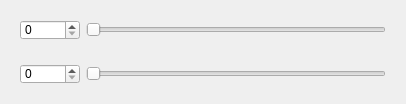
       <widget class="QWidget" name="verticalWidget" native="true">
        <layout class="QVBoxLayout" name="verticalLayout">
         <item alignment="Qt::AlignHCenter">
          <widget class="QWidget" name="horizontalWidget" native="true">
           <property name="maximumSize">
            <size>
             <width>600</width>
             <height>16777215</height>
            </size>
           </property>
           <layout class="QHBoxLayout" name="horizontalLayout_4">
            <item>
             <widget class="QSpinBox" name="spinBox_1">
              <property name="minimumSize">
               <size>
                <width>60</width>
                <height>20</height>
               </size>
              </property>
              <property name="maximumSize">
               <size>
                <width>60</width>
                <height>20</height>
               </size>
              </property>
              <property name="maximum">
               <number>500</number>
              </property>
             </widget>
            </item>
            <item>
             <widget class="QSlider" name="slider_1">
              <property name="minimumSize">
               <size>
                <width>300</width>
                <height>0</height>
               </size>
              </property>
              <property name="maximumSize">
               <size>
                <width>300</width>
                <height>16777215</height>
               </size>
              </property>
              <property name="minimum">
               <number>1</number>
              </property>
              <property name="value">
               <number>1</number>
              </property>
              <property name="orientation">
               <enum>Qt::Horizontal</enum>
              </property>
              <property name="tickPosition">
               <enum>QSlider::NoTicks</enum>
              </property>
             </widget>
            </item>
           </layout>
          </widget>
         </item>
         <item alignment="Qt::AlignHCenter">
          <widget class="QWidget" name="horizontalWidget_2" native="true">
           <property name="maximumSize">
            <size>
             <width>600</width>
             <height>16777215</height>
            </size>
           </property>
           <layout class="QHBoxLayout" name="horizontalLayout_5">
            <item>
             <widget class="QSpinBox" name="spinBox_2">
              <property name="minimumSize">
               <size>
                <width>60</width>
                <height>20</height>
               </size>
              </property>
              <property name="maximumSize">
               <size>
                <width>60</width>
                <height>20</height>
               </size>
              </property>
             </widget>
            </item>
            <item>
             <widget class="QSlider" name="slider_2">
              <property name="minimumSize">
               <size>
                <width>300</width>
                <height>0</height>
               </size>
              </property>
              <property name="maximumSize">
               <size>
                <width>300</width>
                <height>16777215</height>
               </size>
              </property>
              <property name="minimum">
               <number>1</number>
              </property>
              <property name="value">
               <number>1</number>
              </property>
              <property name="orientation">
               <enum>Qt::Horizontal</enum>
              </property>
             </widget>
            </item>
           </layout>
          </widget>
         </item>
        </layout>
       </widget>
